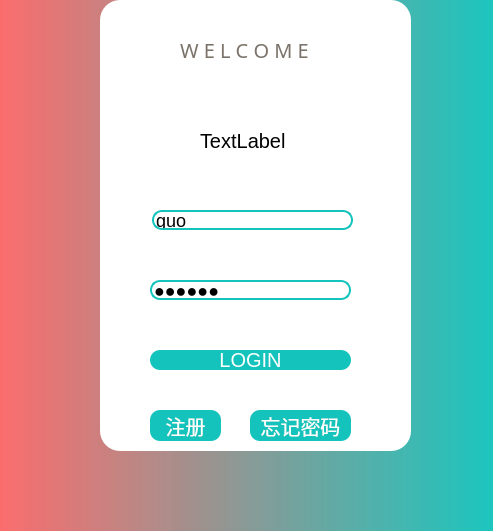
<?xml version="1.0" encoding="UTF-8"?>
<ui version="4.0">
 <class>Widget</class>
 <widget class="QWidget" name="Widget">
  <property name="geometry">
   <rect>
    <x>0</x>
    <y>0</y>
    <width>493</width>
    <height>531</height>
   </rect>
  </property>
  <property name="font">
   <font>
    <family>Microsoft JhengHei UI</family>
    <weight>50</weight>
    <bold>false</bold>
   </font>
  </property>
  <property name="windowTitle">
   <string>Widget</string>
  </property>
  <property name="styleSheet">
   <string notr="true">
*{
	background-color: qlineargradient(spread:pad, x1:0, y1:0, x2:1, y2:0, stop:0 rgba(251,102,102, 200), stop:1 rgba(20,196,188, 210));
}</string>
  </property>
  <widget class="QFrame" name="frame">
   <property name="geometry">
    <rect>
     <x>100</x>
     <y>0</y>
     <width>311</width>
     <height>451</height>
    </rect>
   </property>
   <property name="styleSheet">
    <string notr="true">*{
	background:rgb(255, 255, 255);
	font-size:20px;
	border: none;border-radius:20px;
	
}

Qlabel{
font-color:208,208,208;
}</string>
   </property>
   <property name="frameShape">
    <enum>QFrame::StyledPanel</enum>
   </property>
   <property name="frameShadow">
    <enum>QFrame::Raised</enum>
   </property>
   <widget class="QLineEdit" name="lineEdit">
    <property name="geometry">
     <rect>
      <x>52</x>
      <y>210</y>
      <width>201</width>
      <height>20</height>
     </rect>
    </property>
    <property name="styleSheet">
     <string notr="true">QLineEdit{
	color:208,208,208;
	background-color:#FFFFFF;
	font-size:18px;
	border-style:outset;
	border:2px solid rgb(20,196,188);
	border-radius:10px;
}</string>
    </property>
    <property name="text">
     <string>guo</string>
    </property>
    <property name="placeholderText">
     <string/>
    </property>
   </widget>
   <widget class="QPushButton" name="login_button">
    <property name="geometry">
     <rect>
      <x>50</x>
      <y>350</y>
      <width>201</width>
      <height>20</height>
     </rect>
    </property>
    <property name="styleSheet">
     <string notr="true">
QPushButton{
	background:#14C4BC;
	border-style:outset;
	border-radius:10px;
	font: 25 14pt '微软雅黑 Light';
	color: rgb(255,255,255);
}

QPushButton:hover{
	background-color: rgb(22,218,208);
	
}
QPushButton:pressed{
	background-color: rgb(17,171,164);
}</string>
    </property>
    <property name="text">
     <string>LOGIN</string>
    </property>
   </widget>
   <widget class="QLabel" name="label">
    <property name="geometry">
     <rect>
      <x>80</x>
      <y>40</y>
      <width>141</width>
      <height>20</height>
     </rect>
    </property>
    <property name="font">
     <font>
      <family>微软雅黑 Light</family>
      <pointsize>14</pointsize>
      <weight>3</weight>
      <italic>false</italic>
      <bold>false</bold>
     </font>
    </property>
    <property name="styleSheet">
     <string notr="true">font: 25 14pt '微软雅黑 Light';color: rgb(123,115,106);</string>
    </property>
    <property name="text">
     <string>W E L C O M E</string>
    </property>
   </widget>
   <widget class="QLineEdit" name="lineEdit_1">
    <property name="geometry">
     <rect>
      <x>50</x>
      <y>280</y>
      <width>201</width>
      <height>20</height>
     </rect>
    </property>
    <property name="styleSheet">
     <string notr="true">QLineEdit{
	color:208,208,208;
	background-color:#FFFFFF;
	font-size:18px;
	border-style:outset;
	border:2px solid rgb(20,196,188);
	border-radius:10px;
}</string>
    </property>
    <property name="text">
     <string>123456</string>
    </property>
    <property name="echoMode">
     <enum>QLineEdit::Password</enum>
    </property>
   </widget>
   <widget class="QLabel" name="label_2">
    <property name="geometry">
     <rect>
      <x>100</x>
      <y>100</y>
      <width>91</width>
      <height>81</height>
     </rect>
    </property>
    <property name="text">
     <string>TextLabel</string>
    </property>
   </widget>
   <widget class="QPushButton" name="pushButton_send_2">
    <property name="geometry">
     <rect>
      <x>50</x>
      <y>410</y>
      <width>71</width>
      <height>31</height>
     </rect>
    </property>
    <property name="styleSheet">
     <string notr="true">
QPushButton{
	background:#14C4BC;
	border-style:outset;
	border-radius:10px;
	font: 25 14pt '微软雅黑 Light';
	color: rgb(255,255,255);
}

QPushButton:hover{
	background-color: rgb(22,218,208);
	
}
QPushButton:pressed{
	background-color: rgb(17,171,164);
}</string>
    </property>
    <property name="text">
     <string>注册</string>
    </property>
   </widget>
   <widget class="QPushButton" name="pushButton_send_3">
    <property name="geometry">
     <rect>
      <x>150</x>
      <y>410</y>
      <width>101</width>
      <height>31</height>
     </rect>
    </property>
    <property name="styleSheet">
     <string notr="true">
QPushButton{
	background:#14C4BC;
	border-style:outset;
	border-radius:10px;
	font: 25 14pt '微软雅黑 Light';
	color: rgb(255,255,255);
}

QPushButton:hover{
	background-color: rgb(22,218,208);
	
}
QPushButton:pressed{
	background-color: rgb(17,171,164);
}</string>
    </property>
    <property name="text">
     <string>忘记密码</string>
    </property>
   </widget>
   <widget class="QLabel" name="label_3">
    <property name="geometry">
     <rect>
      <x>60</x>
      <y>310</y>
      <width>181</width>
      <height>20</height>
     </rect>
    </property>
    <property name="text">
     <string/>
    </property>
   </widget>
  </widget>
 </widget>
 <tabstops>
  <tabstop>lineEdit</tabstop>
  <tabstop>lineEdit_1</tabstop>
  <tabstop>login_button</tabstop>
 </tabstops>
 <resources/>
 <connections/>
</ui>
